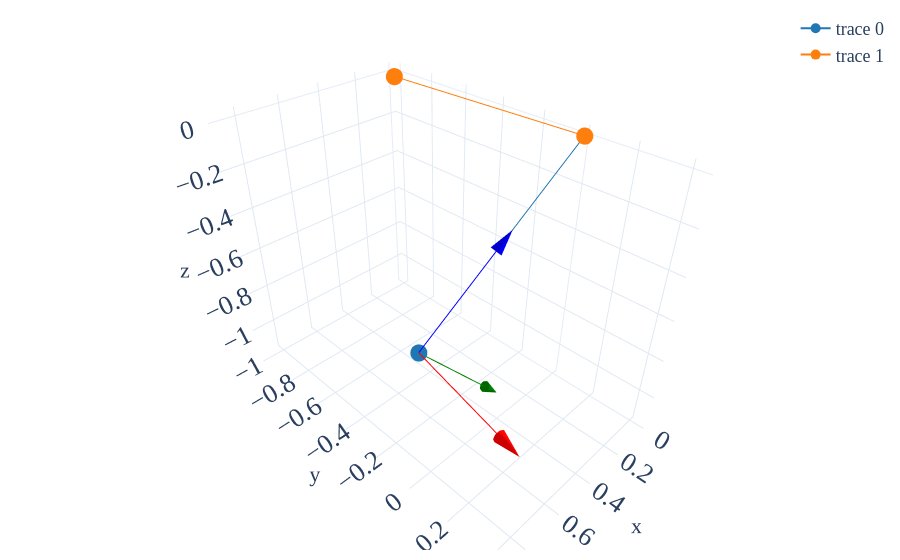

This figure's notebook cell:
### Code cell
fig = go.Figure()
r1 = r_cam_pa / LA.norm(r_cam_pa)
r2 = r_sun_pa / LA.norm(r_sun_pa)
fig.add_scatter3d(
    x=[0, r1[0]], y=[0, r1[1]], z=[0, r1[2]], mode="lines+markers", marker=dict(size=10)
)
fig.add_scatter3d(
    x=[0, r2[0]], y=[0, r2[1]], z=[0, r2[2]], mode="lines+markers", marker=dict(size=10)
)
pnt.plot.plot_frame(fig, r1, R_pa2cam, length_scale=0.5, tip_scale=0.2)
fig.show()

### Figure 1 — Plotly figure (JSON) as saved in the notebook; plotly's stock layout.template omitted (floating-point values rounded to 4 significant figures)
{"data": [{"marker": {"size": 10}, "mode": "lines+markers", "type": "scatter3d", "x": [0, 0.7134], "y": [0, -0.1433], "z": [0, -0.6859]}, {"marker": {"size": 10}, "mode": "lines+markers", "type": "scatter3d", "x": [0, 0.01096], "y": [0, -0.9998], "z": [0, -0.0156]}, {"line": {"color": "red", "width": 2}, "mode": "lines", "showlegend": false, "type": "scatter3d", "x": [0.7134, 0.8119], "y": [-0.1433, 0.3469], "z": [-0.6859, -0.6859]}, {"colorscale": [[0, "red"], [1, "red"]], "showlegend": false, "showscale": false, "type": "cone", "u": [0.03939], "v": [0.1961], "w": [0], "x": [0.8119], "y": [0.3469], "z": [-0.6859]}, {"line": {"color": "green", "width": 2}, "mode": "lines", "showlegend": false, "type": "scatter3d", "x": [0.7134, 0.3771], "y": [-0.1433, -0.07577], "z": [-0.6859, -1.05]}, {"colorscale": [[0, "green"], [1, "green"]], "showlegend": false, "showscale": false, "type": "cone", "u": [-0.1345], "v": [0.02702], "w": [-0.1455], "x": [0.3771], "y": [-0.07577], "z": [-1.05]}, {"line": {"color": "blue", "width": 2}, "mode": "lines", "showlegend": false, "type": "scatter3d", "x": [0.7134, 0.3567], "y": [-0.1433, -0.07166], "z": [-0.6859, -0.343]}, {"colorscale": [[0, "blue"], [1, "blue"]], "showlegend": false, "showscale": false, "type": "cone", "u": [-0.1427], "v": [0.02867], "w": [0.1372], "x": [0.3567], "y": [-0.07166], "z": [-0.343]}], "layout": {}}
